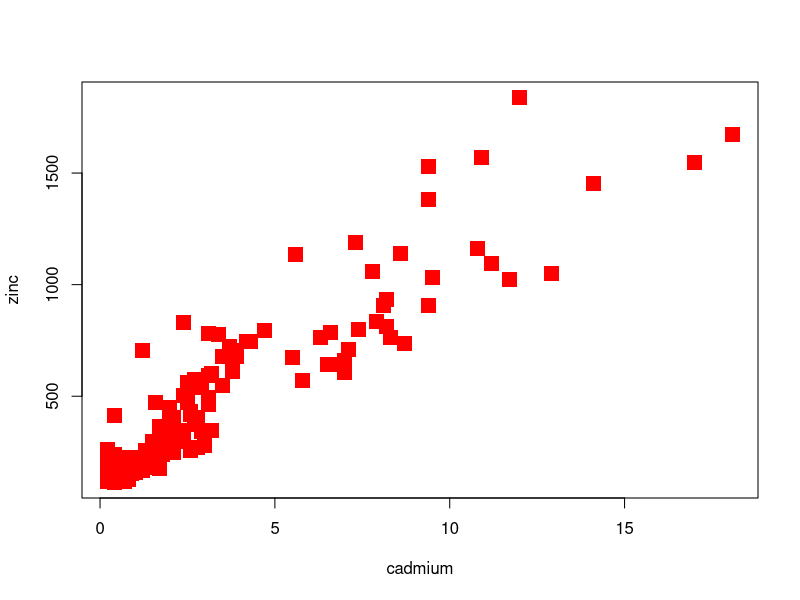
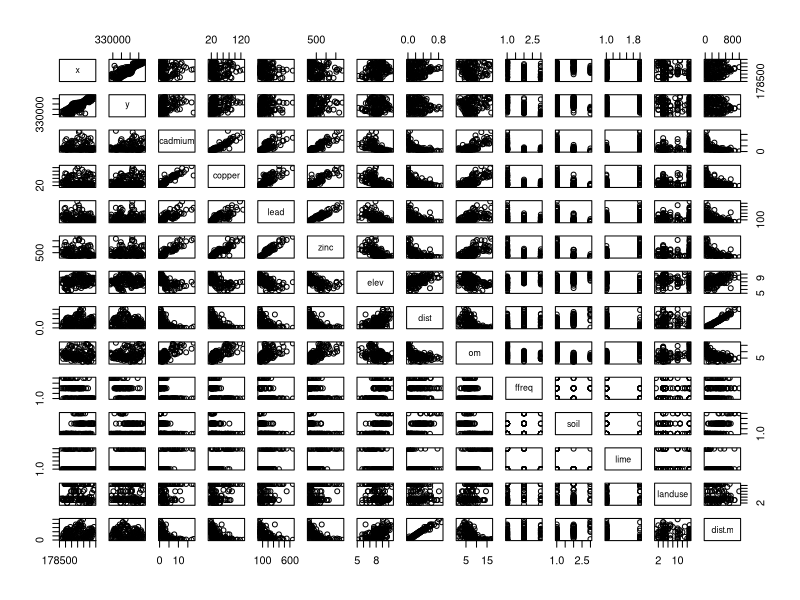
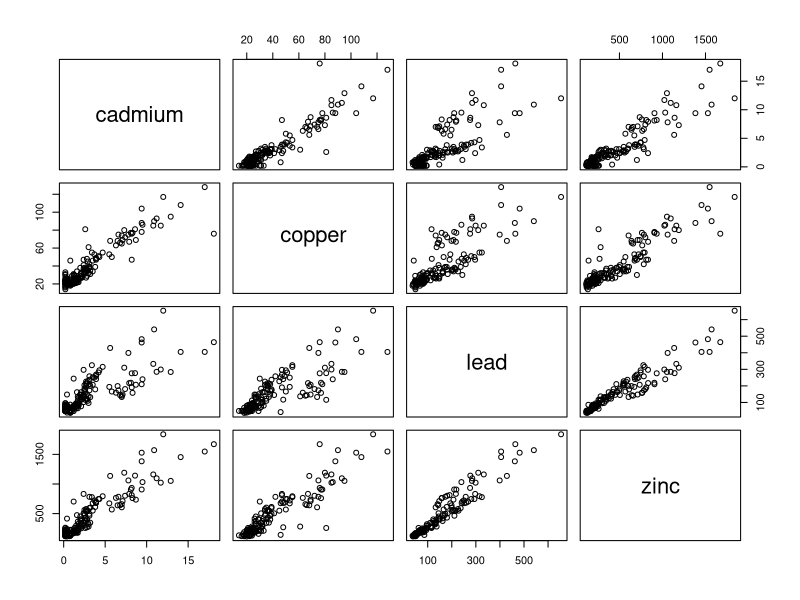
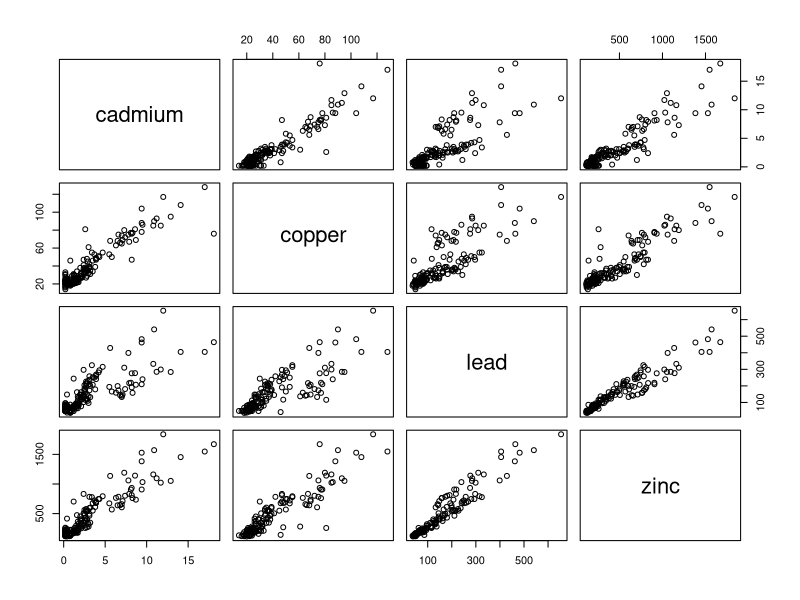
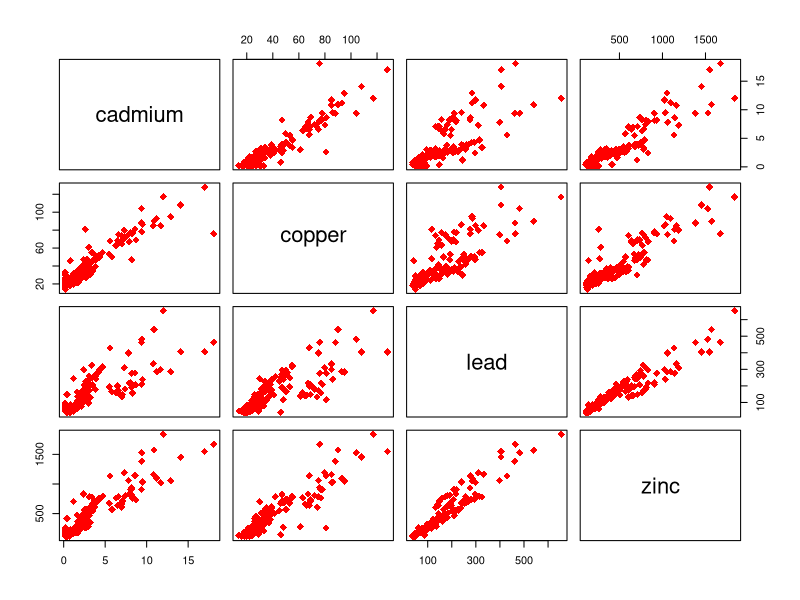
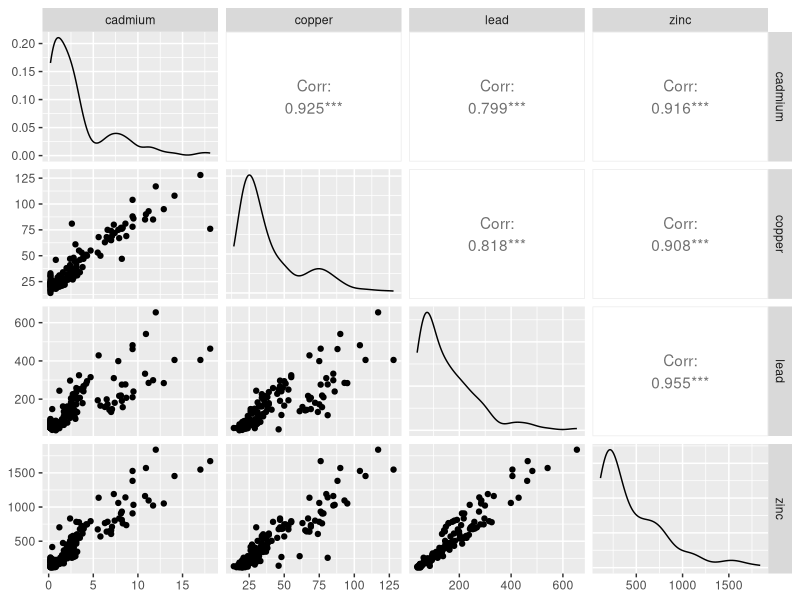

Write R code to recreate these figures, in order.
### Multipanel in R: the second lecture of monitoring Ecosystems

install.packages("sp")
install.packages("GGally")
library(GGally)
library(sp) #r require(sp) will also do the job

data(meuse) # there is a dataset available named meuse


attach(meuse)

# Exercise: see the names of the variables and plot cadmium versus zinc
# There are two ways to see the names of the variables:
names(meuse)
head(meuse) # show only the first 6 lines
plot(cadmium,zinc,pch=15,col="red",cex=2)
# Exercise: make all the possible pairwise plots of the dataset
pairs(meuse)
# Reduce the amount of variables
# ~ for grouping
pairs(~cadmium+copper+lead+zinc,data=meuse)
# [ for creating subset, , for from, : for to
pairs(meuse[,3:6])

# Exercise: pretify the graph
pairs(meuse[,3:6],col="red",pch=18,cex=1.5)

# GGally package for prettifying the graph
ggpairs(meuse[,3:6])
